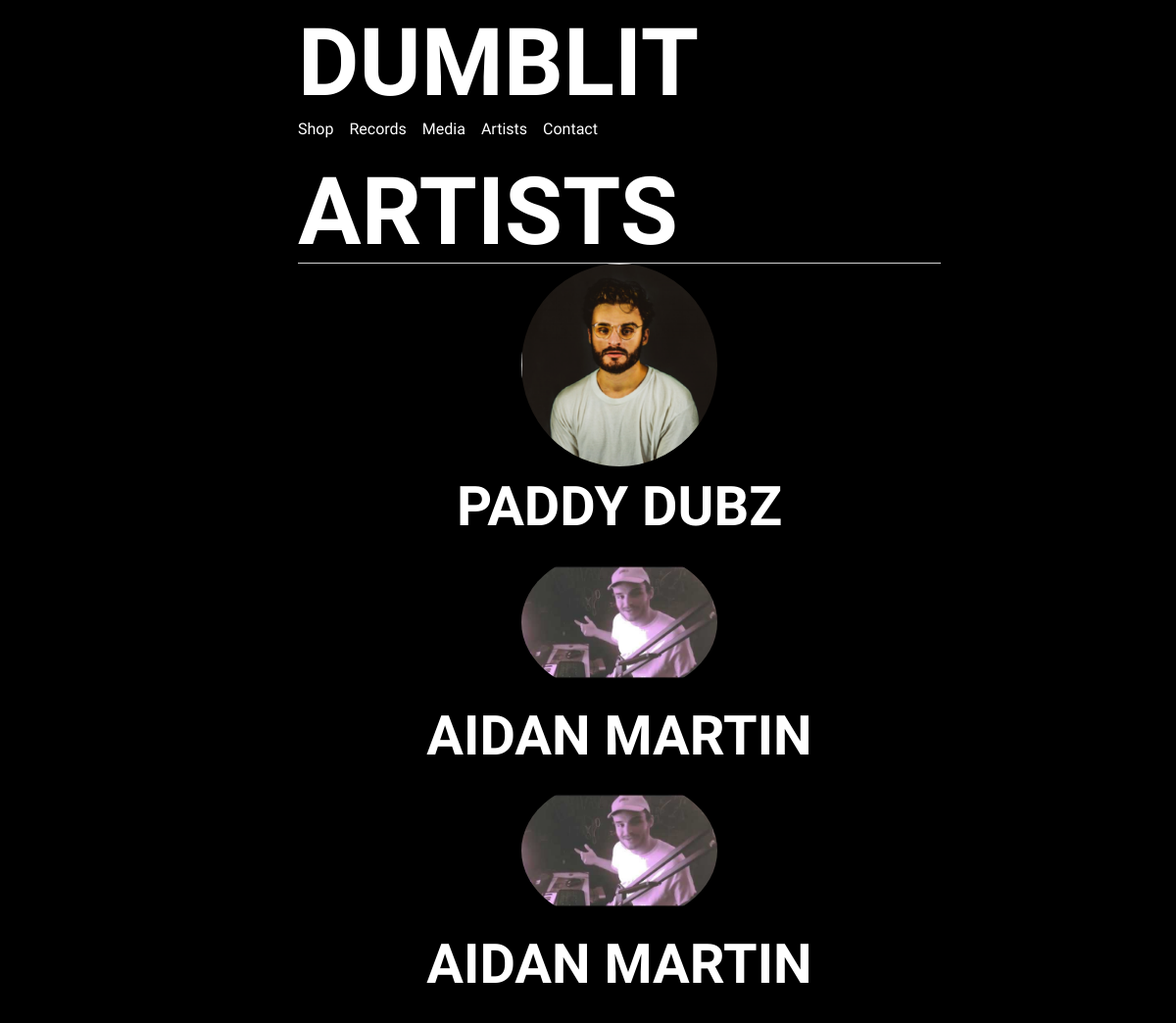
/artists, run on the app's committed database.
### tables this page shows
CREATE TABLE Profile (
  id INTEGER PRIMARY KEY AUTOINCREMENT,
  author_id INTEGER NOT NULL,
  created TIMESTAMP NOT NULL DEFAULT CURRENT_TIMESTAMP,
  Name TEXT NOT NULL,
  Email TEXT NOT NULL,
  Phone TEXT NOT NULL,
  Location TEXT NOT NULL,
  Instagram TEXT NOT NULL,
  Twitter TEXT NOT NULL,
  Facebook TEXT NOT NULL,
  Youtube TEXT NOT NULL,
  Soundcloud TEXT NOT NULL,
  Spotify TEXT NOT NULL,
  AppleMusic TEXT NOT NULL,
  Biography TEXT NOT NULL,
  Image TEXT NOT NULL,
  Image2 TEXT NOT NULL,
  menu_color TEXT NOT NULL,
  background_color TEXT NOT NULL,
  main_text_color TEXT NOT NULL,
  secondary_text_color TEXT NOT NULL,
  FOREIGN KEY (author_id) REFERENCES user (id)
);

### flaskr/blog.py (the view)
@bp.route("/artists", methods=("GET", "POST"))
def artists():
    db = get_db()
    rows = db.execute("SELECT * FROM Profile").fetchall()
    return render_template("blog/artists.html", rows = rows)

### flaskr/auth.py (called while the page is built)
@bp.before_app_request
def load_logged_in_user():
    user_id = session.get("user_id")
    if user_id is None:
        g.user = None
    else:
        g.user = (
            get_db().execute("SELECT * FROM user WHERE id = ?", (user_id,)).fetchone()
        )

### flaskr/db.py (called while the page is built)
def get_db():
    if "db" not in g:
        g.db = sqlite3.connect(
            current_app.config["DATABASE"], detect_types=sqlite3.PARSE_DECLTYPES
        )
        g.db.row_factory = sqlite3.Row
    return g.db

### flaskr/templates/blog/artists.html (shortened to what this page needs)
{% extends 'base.html' %}
{% block header %}
  <h1>{% block title %}Artists{% endblock %}</h1>
{% endblock %}
{% block content %}
<head>
    <link href="{{ url_for('static', filename='css/styles.css') }}" rel="stylesheet" />
</head>
    {% for row in rows %}
      <div>
        <a href="{{url_for('blog.profile', id=row['id'], name=row['name'])}}">
            <img width= 200px class="img-fluid img-profile rounded-circle mx-auto mb-2" src="{{ url_for('static', filename=row['Image']) }}"  >
            <h2> {{ row['Name'] }} <h2>
        </a>
      </div>
    {% endfor %}
{% endblock %}

### flaskr/static/style.css (style rules this page uses)
h1, h2, h3, h4, h5, h6 { font-family: serif; color: #377ba8; margin: 1rem 0; }
a { color: #377ba8; }
.content > header h1 { flex: auto; margin: 1rem 0 0.25rem 0; }

### flaskr/templates/blog/artists.html (style rules this page uses)
h1 { color:white; }
h2, h3, h4, h5, a { color:white; }
div { text-align:center }

### data on the page
Profile: Image (picture), Name "PADDY DUBZ"
Profile: Image (placeholder picture), Name "AIDAN MARTIN"
Profile: Image (placeholder picture), Name "AIDAN MARTIN"
